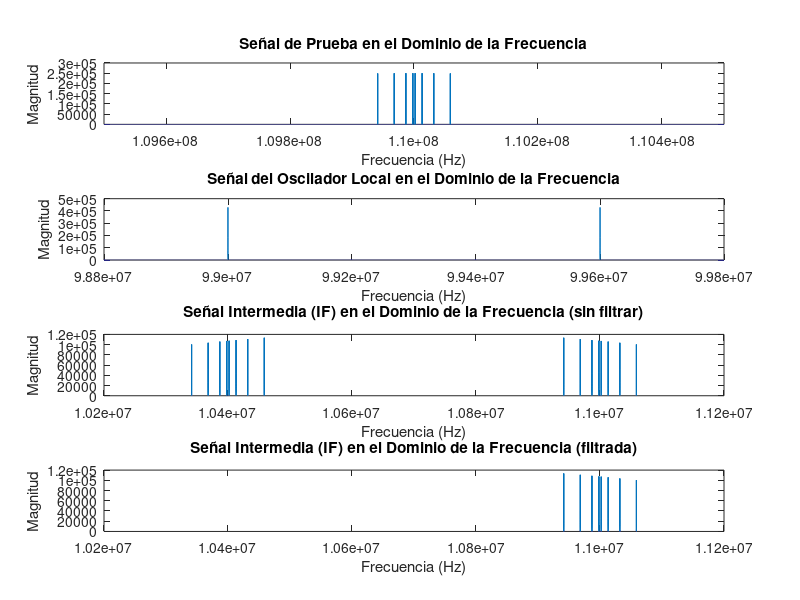

Here is the MATLAB script that generated this plot:
% Parámetros iniciales
fs = 1e6; % Frecuencia de muestreo (Hz)
t = linspace(0, 1, fs); % Vector de tiempo de 1 segundo

% Crear señal de prueba centrada en 110 MHz con componentes en frecuencias específicas
fc = 110e6; % Frecuencia central de 110 MHz
f1 = 1875; % Frecuencia de 1875 Hz
f2 = 13125; % Frecuencia de 13125 Hz
f3 = 31875; % Frecuencia de 31875 Hz
f4 = 58625; % Frecuencia de 58625 Hz

% Generar la señal de prueba (modulación de amplitud)
test_signal = cos(2 * pi * f1 * t) + cos(2 * pi * f2 * t) + cos(2 * pi * f3 * t) + cos(2 * pi * f4 * t);
FMmodulada = test_signal .* cos(2 * pi * fc * t);

% Transformar la señal de prueba al dominio de la frecuencia
FMmodulada_freq = fft(FMmodulada);
f_FMmodulada = linspace(-fs/2, fs/2, length(FMmodulada_freq)) + fc; % Ajuste para centrar en 110 MHz

% Crear oscilador local de 99.3 MHz para obtener una IF de 10.7 MHz
f_lo = 99.3e6; % Frecuencia del oscilador local
osc_lo = cos(2 * pi * f_lo * t); % Señal del oscilador local

% Transformar el oscilador local al dominio de la frecuencia
osc_lo_freq = fft(osc_lo);
f_osc_lo = linspace(-fs/2, fs/2, length(osc_lo_freq)) + f_lo;

% Mezclar la señal de prueba con el oscilador local para obtener la señal IF
IF_signal = FMmodulada .* osc_lo;

% Transformar la señal IF al dominio de la frecuencia
IF_signal_freq = fft(IF_signal);
f_IF = linspace(-fs/2, fs/2, length(IF_signal_freq)) + fc - f_lo; % Ajuste para centrar en la nueva frecuencia intermedia de 10.7 MHz

% Crear un filtro paso bajo para 10.7 MHz
cutoff_freq = 10.7e6; % Frecuencia de corte del filtro
lp_filter = abs(f_IF) <= cutoff_freq; % Crear filtro paso bajo

% Aplicar el filtro paso bajo en el dominio de la frecuencia
IF_signal_freq_filtered = IF_signal_freq .* lp_filter;

% Transformar la señal IF filtrada de vuelta al dominio del tiempo
IF_signal_filtered = ifft(IF_signal_freq_filtered);

% Graficar las señales en el dominio de la frecuencia
figure;

% Señal de Prueba en el Dominio de la Frecuencia
subplot(4,1,1);
plot(f_FMmodulada, fftshift(abs(FMmodulada_freq)));
title('Señal de Prueba en el Dominio de la Frecuencia');
xlabel('Frecuencia (Hz)');
ylabel('Magnitud');
xlim([fc - 500e3, fc + 500e3]); % Mostrar un rango más cerrado alrededor de 110 MHz para mejor visualización

% Señal del Oscilador Local en el Dominio de la Frecuencia
subplot(4,1,2);
plot(f_osc_lo, fftshift(abs(osc_lo_freq)));
title('Señal del Oscilador Local en el Dominio de la Frecuencia');
xlabel('Frecuencia (Hz)');
ylabel('Magnitud');
xlim([f_lo - 500e3, f_lo + 500e3]); % Mostrar un rango más cerrado alrededor de 99.3 MHz para mejor visualización

% Señal IF en el Dominio de la Frecuencia (sin filtrar)
subplot(4,1,3);
plot(f_IF, fftshift(abs(IF_signal_freq)));
title('Señal Intermedia (IF) en el Dominio de la Frecuencia (sin filtrar)');
xlabel('Frecuencia (Hz)');
ylabel('Magnitud');
xlim([10.2e6, 11.2e6]); % Mostrar un rango más cerrado alrededor de 10.7 MHz para mejor visualización

% Señal IF en el Dominio de la Frecuencia (filtrada)
subplot(4,1,4);
plot(f_IF, fftshift(abs(IF_signal_freq_filtered)));
title('Señal Intermedia (IF) en el Dominio de la Frecuencia (filtrada)');
xlabel('Frecuencia (Hz)');
ylabel('Magnitud');
xlim([10.2e6, 11.2e6]); % Mostrar un rango más cerrado alrededor de 10.7 MHz para mejor visualización

% Verificaciones adicionales
disp('Información de la señal de prueba:');
disp(['Longitud: ', num2str(length(FMmodulada))]);
disp(['Rango de valores: ', num2str(min(FMmodulada)), ' a ', num2str(max(FMmodulada))]);

disp('Información del oscilador local:');
disp(['Longitud: ', num2str(length(osc_lo))]);
disp(['Rango de valores: ', num2str(min(osc_lo)), ' a ', num2str(max(osc_lo))]);

disp('Información de la señal IF:');
disp(['Longitud: ', num2str(length(IF_signal))]);
disp(['Rango de valores: ', num2str(min(IF_signal)), ' a ', num2str(max(IF_signal))]);


